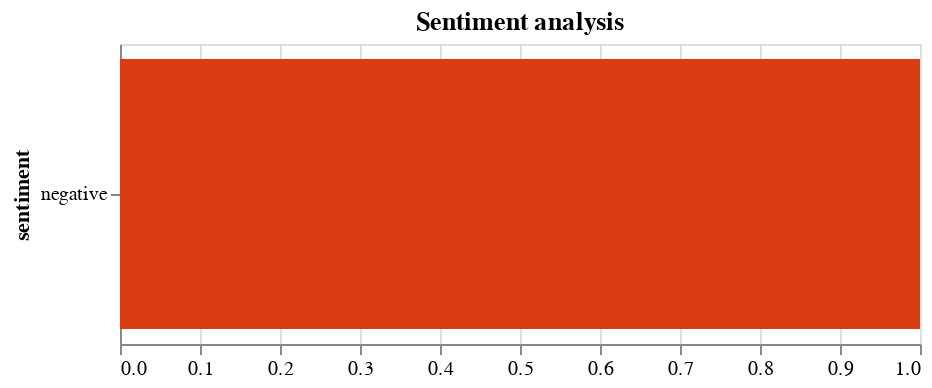

Source (notebook cell):
### Markdown cell above
### Visualize Data

### Code cell
# create data to change colors in Altair plot
domain = ['neutral', 'positive', 'negative']
range_=['#b2d8d8',"#008080", '#db3d13']


alt.Chart(df).mark_bar().encode(
    x=alt.X('count()', title=None),
    y=alt.Y('sentiment', sort="-x"),
    color= alt.Color('sentiment', legend=None, scale=alt.Scale(domain=domain, range=range_))
).properties(
    title="Sentiment analysis",
    width=400,
    height=150,
)

### Figure 1 — Vega-Lite specification as saved in the notebook (floating-point values rounded to 4 significant figures; data arrays with more than 128 entries replaced by an {"elided": "..."} marker saying what was removed)
{"config": {"view": {"continuousWidth": 400, "continuousHeight": 300}}, "data": {"name": "data-3f9c06284b4d74d43bac323791e76b74"}, "mark": "bar", "encoding": {"color": {"field": "sentiment", "legend": null, "scale": {"domain": ["neutral", "positive", "negative"], "range": ["#b2d8d8", "#008080", "#db3d13"]}, "type": "nominal"}, "x": {"aggregate": "count", "title": null, "type": "quantitative"}, "y": {"field": "sentiment", "sort": "-x", "type": "nominal"}}, "height": 150, "title": "Sentiment analysis", "width": 400, "$schema": "https://vega.github.io/schema/vega-lite/v4.17.0.json", "datasets": {"data-3f9c06284b4d74d43bac323791e76b74": [{"Unnamed: 0": 0, "Titel": "      Inside Twitter as ‘mass exodus’ of staffers throws platform’s future into uncertainty    ", "URL": "https://edition.cnn.com/2022/11/17/media/twitter-exodus-reliable-sources/index.html", "Thema": "New YorkCNN Business         —     ", "Autor": "Oliver Darcy", "Datum": "  Updated        10:35 AM EST, Fri November 18, 2022    ", "Artikeltext": "New York CNN Business        —          Death is in the air on Twitter.        On the platform Thursday evening, where #RIPTwitter was the top trend worldwide, users wrote what they feared might be their last posts, offering apprehensive goodbyes and listing the other (more stable) social media platforms where they can still be found.         They were reacting to the dire news emanating from inside Twitter. Scores of remaining employees at the social media company on Thursday appeared to reject owner Elon Musk’s ultimatum to work “extremely hardcore,” throwing the communications platform into utter disarray and raising serious questions about how much longer it will survive.        The death of Twitter would have weighty consequences, given how integral the platform is to global communications. The platform has often been compared to a digital town square. World leaders use Twitter to communicate, journalists use Twitter to newsgather, dissidents in repressive countries use Twitter to organize, celebrities and major brands use Twitter to make important announcements, and the public often uses Twitter to monitor all of it in real-time.        If the platform were to die off, or become unusable because of instability issues, no single space would immediately replace it and communications could become fractured across multiple social media websites, leading to a seismic disruption and slowdown in the flow of information.        Inside the company’s Slack, a mass resignation effectively occurred after Musk’s 5pm deadline for employees to arrive at a decision passed. Hundreds of staffers appear to have called it quits, accepting Musk’s offer to exit in exchange for three months of severance.  SpaceX owner and Tesla CEO Elon Musk speaks during a conversation with legendary game designer Todd Howard (not pictured) at the E3 gaming convention in Los Angeles, California, U.S., June 13, 2019.  Mike Blake/ReutersTwitter employees head for the exits after Elon Musk's 'extremely hardcore' work ultimatum      Employees flooded the “#social-watercooler” channel with the salute emoji, indicating that they had chosen not to sign Musk’s pledge. A similar series of events unfolded in the Slack channel earlier this month as Musk eliminated roughly 50% of the company’s then 7,500-person workforce.        A former Twitter executive, who recently exited the company, described the situation as a “mass exodus.” Asked about the situation, the former executive said, “Elon is finding out that he can’t bully top senior talent. They have lots of options and won’t put up with his antics.”        “They will struggle just to keep the lights on,” the former executive added.        That assessment was universally shared by the other half dozen current and former employees on Thursday. It was already bad enough after Musk executed mass layoffs at the company earlier this month. So bad that Twitter asked some of the people it had let go to come back just days later. The state-of-play has only become more dire since then.        In fact, Twitter management was in panic mode hours before the deadline passed, people familiar with the matter said, explaining that senior leaders were “scrambling” to convince talent to stay at the company.        Musk himself seemed to finally realize the grim state of affairs, sending an all-staff email relaxing his previously uncompromising anti-remote work position. “Regarding remote work, all that is required for approval is that your manager takes responsibility for ensuring that you are making an excellent contribution,” Musk said in the email.        It didn’t appear to do much good.         Two employees who had decided to reject Musk’s ultimatum on Thursday were quite clear in why they were doing so. “I don’t want to stick around to build a product that’s being poisoned from the inside and out,” one said, adding later that he felt good about making a decision “in line with what I stand for.”        A recently laid off employee who remains in touch with former coworkers said, “People don’t want to sacrifice their mental health and family lives to make the richest man in the world richer.”        And Twitter seemed to grasp the mess on its hands Thursday evening, sending an email to staff notifying them it has once again shuttered all of its offices and suspended employee badge access, presumably to protect its systems and data.        Twitter’s already decimated communications department didn’t respond to requests for comment. But Musk nodded to the situation in a tweet.        “How do you make a small fortune in social media?” Musk asked. “Start out with a large one.”  ", "Artikeltext_lower": "new york cnn business        —          death is in the air on twitter.        on the platform thursday evening, where #riptwitter was the top trend worldwide, users wrote what they feared might be their last posts, offering apprehensive goodbyes and listing the other (more stable) social media platforms where they can still be found.         they were reacting to the dire news emanating from inside twitter. scores of remaining employees at the social media company on thursday appeared to reject owner elon musk’s ultimatum to work “extremely hardcore,” throwing the communications platform into utter disarray and raising serious questions about how much longer it will survive.        the death of twitter would have weighty consequences, given how integral the platform is to global communications. the platform has often been compared to a digital town square. world leaders use twitter to communicate, journalists use twitter to newsgather, dissidents in repressive countries use twitter to organize, celebrities and major brands use twitter to make important announcements, and the public often uses twitter to monitor all of it in real-time.        if the platform were to die off, or become unusable because of instability issues, no single space would immediately replace it and communications could become fractured across multiple social media websites, leading to a seismic disruption and slowdown in the flow of information.        inside the company’s slack, a mass resignation effectively occurred after musk’s 5pm deadline for employees to arrive at a decision passed. hundreds of staffers appear to have called it quits, accepting musk’s offer to exit in exchange for three months of severance.  spacex owner and tesla ceo elon musk speaks during a conversation with legendary game designer todd howard (not pictured) at the e3 gaming convention in los angeles, california, u.s., june 13, 2019.  mike blake/reuterstwitter employees head for the exits after elon musk's 'extremely hardcore' work ultimatum      employees flooded the “#social-watercooler” channel with the salute emoji, indicating that they had chosen not to sign musk’s pledge. a similar series of events unfolded in the slack channel earlier this month as musk eliminated roughly 50% of the company’s then 7,500-person workforce.        a former twitter executive, who recently exited the company, described the situation as a “mass exodus.” asked about the situation, the former executive said, “elon is finding out that he can’t bully top senior talent. they have lots of options and won’t put up with his antics.”        “they will struggle just to keep the lights on,” the former executive added.        that assessment was universally shared by the other half dozen current and former employees on thursday. it was already bad enough after musk executed mass layoffs at the company earlier this month. so bad that twitter asked some of the people it had let go to come back just days later. the state-of-play has only become more dire since then.        in fact, twitter management was in panic mode hours before the deadline passed, people familiar with the matter said, explaining that senior leaders were “scrambling” to convince talent to stay at the company.        musk himself seemed to finally realize the grim state of affairs, sending an all-staff email relaxing his previously uncompromising anti-remote work position. “regarding remote work, all that is required for approval is that your manager takes responsibility for ensuring that you are making an excellent contribution,” musk said in the email.        it didn’t appear to do much good.         two employees who had decided to reject musk’s ultimatum on thursday were quite clear in why they were doing so. “i don’t want to stick around to build a product that’s being poisoned from the inside and out,” one said, adding later that he felt good about making a decision “in line with what i stand for.”        a recently laid off employee who remains in touch with former coworkers said, “people don’t want to sacrifice their mental health and family lives to make the richest man in the world richer.”        and twitter seemed to grasp the mess on its hands thursday evening, sending an email to staff notifying them it has once again shuttered all of its offices and suspended employee badge access, presumably to protect its systems and data.        twitter’s already decimated communications department didn’t respond to requests for comment. but musk nodded to the situation in a tweet.        “how do you make a small fortune in social media?” musk asked. “start out with a large one.”  ", "Artikeltext_token": {"elided": "751 str values"}, "Artikeltext_token_s": {"elided": "436 str values"}, "Artikeltext_si": "new york cnn business death air twitter platform thursday evening riptwitter top trend worldwide users wrote feared might last posts offering apprehensive goodbyes listing stable social media platforms still found reacting dire news emanating inside twitter scores remaining employees social media company thursday appeared reject owner elon musk ultimatum work extremely hardcore throwing communications platform utter disarray raising serious questions much longer survive death twitter would weighty consequences given integral platform global communications platform often compared digital town square world leaders use twitter communicate journalists use twitter newsgather dissidents repressive countries use twitter organize celebrities major brands use twitter make important announcements public often uses twitter monitor real time platform die become unusable instability issues single space would immediately replace communications could become fractured across multiple social media websites leading seismic disruption slowdown flow information inside company slack mass resignation effectively occurred musk 5pm deadline employees arrive decision passed hundreds staffers appear called quits accepting musk offer exit exchange three months severance spacex owner tesla ceo elon musk speaks conversation legendary game designer todd howard pictured gaming convention los angeles california june 2019 mike blake reuterstwitter employees head exits elon musk extremely hardcore work ultimatum employees flooded social watercooler channel salute emoji indicating chosen sign musk pledge similar series events unfolded slack channel earlier month musk eliminated roughly company 500 person workforce former twitter executive recently exited company described situation mass exodus asked situation former executive said elon finding bully top senior talent lots options put antics struggle keep lights former executive added assessment universally shared half dozen current former employees thursday already bad enough musk executed mass layoffs company earlier month bad twitter asked people let come back days later state play become dire since fact twitter management panic mode hours deadline passed people familiar matter said explaining senior leaders scrambling convince talent stay company musk seemed finally realize grim state affairs sending staff email relaxing previously uncompromising anti remote work position regarding remote work required approval manager takes responsibility ensuring making excellent contribution musk said email appear much good two employees decided reject musk ultimatum thursday quite clear want stick around build product poisoned inside one said adding later felt good making decision line stand recently laid employee remains touch former coworkers said people want sacrifice mental health family lives make richest man world richer twitter seemed grasp mess hands thursday evening sending email staff notifying shuttered offices suspended employee badge access presumably protect systems data twitter already decimated communications department respond requests comment musk nodded situation tweet make small fortune social media musk asked start large one", "Artikeltext_sil": "new york cnn business death air twitter platform thursday evening riptwitter top trend worldwide users wrote feared might last posts offering apprehensive goodbyes listing stable social media platforms still found reacting dire news emanating inside twitter scores remaining employees social media company thursday appeared reject owner elon musk ultimatum work extremely hardcore throwing communications platform utter disarray raising serious questions much longer survive death twitter would weighty consequences given integral platform global communications platform often compared digital town square world leaders use twitter communicate journalists use twitter newsgather dissidents repressive countries use twitter organize celebrities major brands use twitter make important announcements public often uses twitter monitor real time platform die become unusable instability issues single space would immediately replace communications could become fractured across multiple social media websites leading seismic disruption slowdown flow information inside company slack mass resignation effectively occurred musk 5pm deadline employees arrive decision passed hundreds staffers appear called quits accepting musk offer exit exchange three months severance spacex owner tesla ceo elon musk speaks conversation legendary game designer todd howard pictured gaming convention los angeles california june 2019 mike blake reuterstwitter employees head exits elon musk extremely hardcore work ultimatum employees flooded social watercooler channel salute emoji indicating chosen sign musk pledge similar series events unfolded slack channel earlier month musk eliminated roughly company 500 person workforce former twitter executive recently exited company described situation mass exodus asked situation former executive said elon finding bully top senior talent lots options put antics struggle keep lights former executive added assessment universally shared half dozen current former employees thursday already bad enough musk executed mass layoffs company earlier month bad twitter asked people let come back days later state play become dire since fact twitter management panic mode hours deadline passed people familiar matter said explaining senior leaders scrambling convince talent stay company musk seemed finally realize grim state affairs sending staff email relaxing previously uncompromising anti remote work position regarding remote work required approval manager takes responsibility ensuring making excellent contribution musk said email appear much good two employees decided reject musk ultimatum thursday quite clear want stick around build product poisoned inside one said adding later felt good making decision line stand recently laid employee remains touch former coworkers said people want sacrifice mental health family lives make richest man world richer twitter seemed grasp mess hands thursday evening sending email staff notifying shuttered offices suspended employee badge access presumably protect systems data twitter already decimated communications department respond requests comment musk nodded situation tweet make small fortune social media musk asked start large one", "neg": 0.128, "neu": 0.754, "pos": 0.118, "compound": -0.8847, "sentiment": "negative"}]}}
